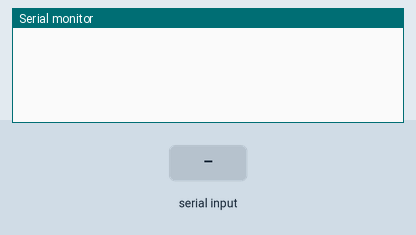
Bench run of a sketch on a simulated Arduino Uno, built with avr-gcc and run on an emulated ATmega328P. On the bench: the last lines printed to the serial monitor. Inputs (shaded band) come from the test bench.

Above: at 1.2 s.
1.3 s: byte 30 received over Serial
At 1.9 s:
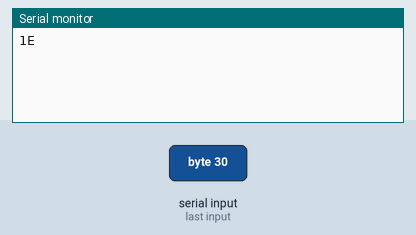
2.8 s: byte 90 received over Serial
At 4.0 s:
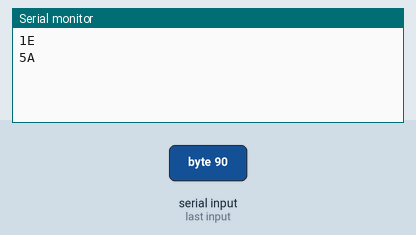
4.3 s: byte 120 received over Serial
At 5.4 s:
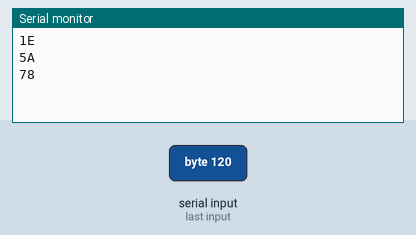

Measured:
- after the input at 1.3 s, the serial monitor: prints a new line at once (image 1)
- after the input at 2.8 s, the serial monitor: prints a new line at once (image 2)
- after the input at 4.3 s, the serial monitor: prints a new line at once (image 3)

The sketch:

20201201_sensorPM2.5test.ino
```cpp
int data, i=0, sum;
int pmdata[7];

void setup() {
  // put your setup code here, to run once:
Serial.begin(2400);
}

void loop() {
  // put your main code here, to run repeatedly:
while (Serial.available() > 0)
  {
    data = Serial.read();
    Serial.println(data, HEX);
  }
}
```
